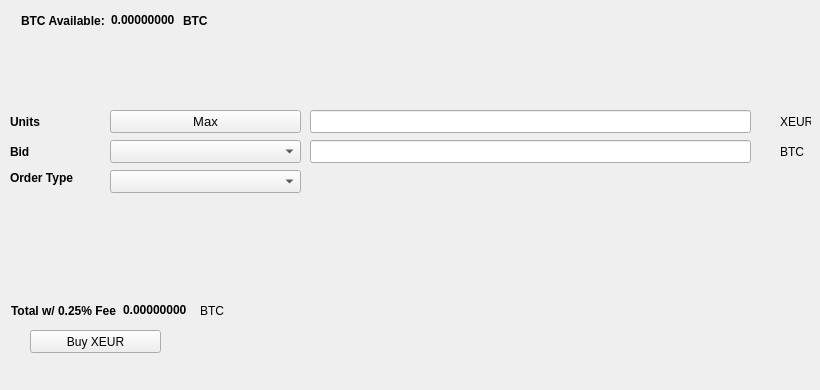
   <widget class="QWidget" name="BuyTab">
    <attribute name="title">
     <string>Buy</string>
    </attribute>
    <widget class="QPushButton" name="BuyXEUR">
     <property name="geometry">
      <rect>
       <x>30</x>
       <y>330</y>
       <width>131</width>
       <height>23</height>
      </rect>
     </property>
     <property name="text">
      <string>Buy XEUR</string>
     </property>
     <property name="icon">
      <iconset resource="../1eur.qrc">
       <normaloff>:/icons/bitcoin</normaloff>:/icons/bitcoin</iconset>
     </property>
    </widget>
    <widget class="QLabel" name="label_3">
     <property name="geometry">
      <rect>
       <x>10</x>
       <y>110</y>
       <width>46</width>
       <height>23</height>
      </rect>
     </property>
     <property name="font">
      <font>
       <weight>75</weight>
       <bold>true</bold>
      </font>
     </property>
     <property name="text">
      <string>Units</string>
     </property>
    </widget>
    <widget class="QLineEdit" name="UnitsInput">
     <property name="geometry">
      <rect>
       <x>310</x>
       <y>110</y>
       <width>441</width>
       <height>23</height>
      </rect>
     </property>
     <property name="font">
      <font>
       <pointsize>9</pointsize>
       <weight>75</weight>
       <bold>true</bold>
      </font>
     </property>
    </widget>
    <widget class="QLineEdit" name="BuyBidPriceEdit">
     <property name="geometry">
      <rect>
       <x>310</x>
       <y>140</y>
       <width>441</width>
       <height>23</height>
      </rect>
     </property>
     <property name="font">
      <font>
       <pointsize>9</pointsize>
       <weight>75</weight>
       <bold>true</bold>
      </font>
     </property>
    </widget>
    <widget class="QLabel" name="label_4">
     <property name="geometry">
      <rect>
       <x>780</x>
       <y>110</y>
       <width>31</width>
       <height>23</height>
      </rect>
     </property>
     <property name="text">
      <string>XEUR</string>
     </property>
    </widget>
    <widget class="QLabel" name="label_5">
     <property name="geometry">
      <rect>
       <x>780</x>
       <y>140</y>
       <width>31</width>
       <height>23</height>
      </rect>
     </property>
     <property name="text">
      <string>BTC</string>
     </property>
    </widget>
    <widget class="QLabel" name="label_6">
     <property name="geometry">
      <rect>
       <x>10</x>
       <y>140</y>
       <width>46</width>
       <height>23</height>
      </rect>
     </property>
     <property name="font">
      <font>
       <weight>75</weight>
       <bold>true</bold>
      </font>
     </property>
     <property name="text">
      <string>Bid</string>
     </property>
    </widget>
    <widget class="QLabel" name="label_7">
     <property name="geometry">
      <rect>
       <x>10</x>
       <y>170</y>
       <width>91</width>
       <height>16</height>
      </rect>
     </property>
     <property name="font">
      <font>
       <weight>75</weight>
       <bold>true</bold>
      </font>
     </property>
     <property name="text">
      <string>Order Type</string>
     </property>
    </widget>
    <widget class="QPushButton" name="Buy_Max_Amount">
     <property name="geometry">
      <rect>
       <x>110</x>
       <y>110</y>
       <width>191</width>
       <height>23</height>
      </rect>
     </property>
     <property name="font">
      <font>
       <pointsize>10</pointsize>
      </font>
     </property>
     <property name="text">
      <string>Max</string>
     </property>
    </widget>
    <widget class="QComboBox" name="BuyBidcomboBox">
     <property name="geometry">
      <rect>
       <x>110</x>
       <y>140</y>
       <width>191</width>
       <height>23</height>
      </rect>
     </property>
     <property name="font">
      <font>
       <pointsize>10</pointsize>
      </font>
     </property>
    </widget>
    <widget class="QComboBox" name="buyOrdertypeCombo">
     <property name="geometry">
      <rect>
       <x>110</x>
       <y>170</y>
       <width>191</width>
       <height>23</height>
      </rect>
     </property>
     <property name="font">
      <font>
       <pointsize>10</pointsize>
      </font>
     </property>
    </widget>
    <widget class="QWidget" name="layoutWidget1">
     <property name="geometry">
      <rect>
       <x>21</x>
       <y>11</y>
       <width>227</width>
       <height>19</height>
      </rect>
     </property>
     <layout class="QHBoxLayout" name="horizontalLayout_3">
      <item>
       <widget class="QLabel" name="label232">
        <property name="font">
         <font>
          <weight>75</weight>
          <bold>true</bold>
         </font>
        </property>
        <property name="text">
         <string>BTC Available:</string>
        </property>
       </widget>
      </item>
      <item>
       <widget class="QLabel" name="BtcAvailableLbl">
        <property name="palette">
         <palette>
          <active>
           <colorrole role="WindowText">
            <brush brushstyle="SolidPattern">
             <color alpha="255">
              <red>0</red>
              <green>0</green>
              <blue>0</blue>
             </color>
            </brush>
           </colorrole>
           <colorrole role="Button">
            <brush brushstyle="SolidPattern">
             <color alpha="255">
              <red>0</red>
              <green>170</green>
              <blue>0</blue>
             </color>
            </brush>
           </colorrole>
           <colorrole role="Light">
            <brush brushstyle="SolidPattern">
             <color alpha="255">
              <red>0</red>
              <green>255</green>
              <blue>0</blue>
             </color>
            </brush>
           </colorrole>
           <colorrole role="Midlight">
            <brush brushstyle="SolidPattern">
             <color alpha="255">
              <red>0</red>
              <green>212</green>
              <blue>0</blue>
             </color>
            </brush>
           </colorrole>
           <colorrole role="Dark">
            <brush brushstyle="SolidPattern">
             <color alpha="255">
              <red>0</red>
              <green>85</green>
              <blue>0</blue>
             </color>
            </brush>
           </colorrole>
           <colorrole role="Mid">
            <brush brushstyle="SolidPattern">
             <color alpha="255">
              <red>0</red>
              <green>113</green>
              <blue>0</blue>
             </color>
            </brush>
           </colorrole>
           <colorrole role="Text">
            <brush brushstyle="SolidPattern">
             <color alpha="255">
              <red>0</red>
              <green>170</green>
              <blue>0</blue>
             </color>
            </brush>
           </colorrole>
           <colorrole role="BrightText">
            <brush brushstyle="SolidPattern">
             <color alpha="255">
              <red>255</red>
              <green>255</green>
              <blue>255</blue>
             </color>
            </brush>
           </colorrole>
           <colorrole role="ButtonText">
            <brush brushstyle="SolidPattern">
             <color alpha="255">
              <red>0</red>
              <green>0</green>
              <blue>0</blue>
             </color>
            </brush>
           </colorrole>
           <colorrole role="Base">
            <brush brushstyle="SolidPattern">
             <color alpha="255">
              <red>255</red>
              <green>255</green>
              <blue>255</blue>
             </color>
            </brush>
           </colorrole>
           <colorrole role="Window">
            <brush brushstyle="SolidPattern">
             <color alpha="255">
              <red>0</red>
              <green>170</green>
              <blue>0</blue>
             </color>
            </brush>
           </colorrole>
           <colorrole role="Shadow">
            <brush brushstyle="SolidPattern">
             <color alpha="255">
              <red>0</red>
              <green>0</green>
              <blue>0</blue>
             </color>
            </brush>
           </colorrole>
           <colorrole role="AlternateBase">
            <brush brushstyle="SolidPattern">
             <color alpha="255">
              <red>127</red>
              <green>212</green>
              <blue>127</blue>
             </color>
            </brush>
           </colorrole>
           <colorrole role="ToolTipBase">
            <brush brushstyle="SolidPattern">
             <color alpha="255">
              <red>255</red>
              <green>255</green>
              <blue>220</blue>
             </color>
            </brush>
           </colorrole>
           <colorrole role="ToolTipText">
            <brush brushstyle="SolidPattern">
             <color alpha="255">
              <red>0</red>
              <green>0</green>
              <blue>0</blue>
             </color>
            </brush>
           </colorrole>
          </active>
          <inactive>
           <colorrole role="WindowText">
            <brush brushstyle="SolidPattern">
             <color alpha="255">
              <red>0</red>
              <green>0</green>
              <blue>0</blue>
             </color>
            </brush>
           </colorrole>
           <colorrole role="Button">
            <brush brushstyle="SolidPattern">
             <color alpha="255">
              <red>0</red>
              <green>170</green>
              <blue>0</blue>
             </color>
            </brush>
           </colorrole>
           <colorrole role="Light">
            <brush brushstyle="SolidPattern">
             <color alpha="255">
              <red>0</red>
              <green>255</green>
              <blue>0</blue>
             </color>
            </brush>
           </colorrole>
           <colorrole role="Midlight">
            <brush brushstyle="SolidPattern">
             <color alpha="255">
              <red>0</red>
              <green>212</green>
              <blue>0</blue>
             </color>
            </brush>
           </colorrole>
           <colorrole role="Dark">
            <brush brushstyle="SolidPattern">
             <color alpha="255">
              <red>0</red>
              <green>85</green>
              <blue>0</blue>
             </color>
            </brush>
           </colorrole>
           <colorrole role="Mid">
            <brush brushstyle="SolidPattern">
             <color alpha="255">
              <red>0</red>
              <green>113</green>
              <blue>0</blue>
             </color>
            </brush>
           </colorrole>
           <colorrole role="Text">
            <brush brushstyle="SolidPattern">
             <color alpha="255">
              <red>0</red>
              <green>170</green>
              <blue>0</blue>
             </color>
            </brush>
           </colorrole>
           <colorrole role="BrightText">
            <brush brushstyle="SolidPattern">
             <color alpha="255">
              <red>255</red>
              <green>255</green>
              <blue>255</blue>
             </color>
            </brush>
           </colorrole>
           <colorrole role="ButtonText">
            <brush brushstyle="SolidPattern">
             <color alpha="255">
              <red>0</red>
              <green>0</green>
              <blue>0</blue>
             </color>
            </brush>
           </colorrole>
           <colorrole role="Base">
            <brush brushstyle="SolidPattern">
             <color alpha="255">
              <red>255</red>
              <green>255</green>
              <blue>255</blue>
             </color>
            </brush>
           </colorrole>
           <colorrole role="Window">
            <brush brushstyle="SolidPattern">
             <color alpha="255">
              <red>0</red>
              <green>170</green>
              <blue>0</blue>
             </color>
            </brush>
           </colorrole>
           <colorrole role="Shadow">
            <brush brushstyle="SolidPattern">
             <color alpha="255">
              <red>0</red>
              <green>0</green>
              <blue>0</blue>
             </color>
            </brush>
           </colorrole>
           <colorrole role="AlternateBase">
            <brush brushstyle="SolidPattern">
             <color alpha="255">
              <red>127</red>
              <green>212</green>
              <blue>127</blue>
             </color>
            </brush>
           </colorrole>
           <colorrole role="ToolTipBase">
            <brush brushstyle="SolidPattern">
             <color alpha="255">
              <red>255</red>
              <green>255</green>
              <blue>220</blue>
             </color>
            </brush>
           </colorrole>
           <colorrole role="ToolTipText">
            <brush brushstyle="SolidPattern">
             <color alpha="255">
              <red>0</red>
              <green>0</green>
              <blue>0</blue>
             </color>
            </brush>
           </colorrole>
          </inactive>
          <disabled>
           <colorrole role="WindowText">
            <brush brushstyle="SolidPattern">
             <color alpha="255">
              <red>0</red>
              <green>85</green>
              <blue>0</blue>
             </color>
            </brush>
           </colorrole>
           <colorrole role="Button">
            <brush brushstyle="SolidPattern">
             <color alpha="255">
              <red>0</red>
              <green>170</green>
              <blue>0</blue>
             </color>
            </brush>
           </colorrole>
           <colorrole role="Light">
            <brush brushstyle="SolidPattern">
             <color alpha="255">
              <red>0</red>
              <green>255</green>
              <blue>0</blue>
             </color>
            </brush>
           </colorrole>
           <colorrole role="Midlight">
            <brush brushstyle="SolidPattern">
             <color alpha="255">
              <red>0</red>
              <green>212</green>
              <blue>0</blue>
             </color>
            </brush>
           </colorrole>
           <colorrole role="Dark">
            <brush brushstyle="SolidPattern">
             <color alpha="255">
              <red>0</red>
              <green>85</green>
              <blue>0</blue>
             </color>
            </brush>
           </colorrole>
           <colorrole role="Mid">
            <brush brushstyle="SolidPattern">
             <color alpha="255">
              <red>0</red>
              <green>113</green>
              <blue>0</blue>
             </color>
            </brush>
           </colorrole>
           <colorrole role="Text">
            <brush brushstyle="SolidPattern">
             <color alpha="255">
              <red>0</red>
              <green>85</green>
              <blue>0</blue>
             </color>
            </brush>
           </colorrole>
           <colorrole role="BrightText">
            <brush brushstyle="SolidPattern">
             <color alpha="255">
              <red>255</red>
              <green>255</green>
              <blue>255</blue>
             </color>
            </brush>
           </colorrole>
           <colorrole role="ButtonText">
            <brush brushstyle="SolidPattern">
             <color alpha="255">
              <red>0</red>
              <green>85</green>
              <blue>0</blue>
             </color>
            </brush>
           </colorrole>
           <colorrole role="Base">
            <brush brushstyle="SolidPattern">
             <color alpha="255">
              <red>0</red>
              <green>170</green>
              <blue>0</blue>
             </color>
            </brush>
           </colorrole>
           <colorrole role="Window">
            <brush brushstyle="SolidPattern">
             <color alpha="255">
              <red>0</red>
              <green>170</green>
              <blue>0</blue>
             </color>
            </brush>
           </colorrole>
           <colorrole role="Shadow">
            <brush brushstyle="SolidPattern">
             <color alpha="255">
              <red>0</red>
              <green>0</green>
              <blue>0</blue>
             </color>
            </brush>
           </colorrole>
           <colorrole role="AlternateBase">
            <brush brushstyle="SolidPattern">
             <color alpha="255">
              <red>0</red>
              <green>170</green>
              <blue>0</blue>
             </color>
            </brush>
           </colorrole>
           <colorrole role="ToolTipBase">
            <brush brushstyle="SolidPattern">
             <color alpha="255">
              <red>255</red>
              <green>255</green>
              <blue>220</blue>
             </color>
            </brush>
           </colorrole>
           <colorrole role="ToolTipText">
            <brush brushstyle="SolidPattern">
             <color alpha="255">
              <red>0</red>
              <green>0</green>
              <blue>0</blue>
             </color>
            </brush>
           </colorrole>
          </disabled>
         </palette>
        </property>
        <property name="font">
         <font>
          <weight>75</weight>
          <bold>true</bold>
         </font>
        </property>
        <property name="text">
         <string>0.00000000</string>
        </property>
        <property name="textInteractionFlags">
         <set>Qt::LinksAccessibleByMouse|Qt::TextSelectableByKeyboard|Qt::TextSelectableByMouse</set>
        </property>
       </widget>
      </item>
      <item>
       <widget class="QLabel" name="BtcAvailableLbl_2">
        <property name="font">
         <font>
          <weight>75</weight>
          <bold>true</bold>
         </font>
        </property>
        <property name="text">
         <string>BTC</string>
        </property>
       </widget>
      </item>
     </layout>
    </widget>
    <widget class="QWidget" name="layoutWidge2">
     <property name="geometry">
      <rect>
       <x>11</x>
       <y>301</y>
       <width>259</width>
       <height>19</height>
      </rect>
     </property>
     <layout class="QHBoxLayout" name="horizontalLayout_4">
      <item>
       <widget class="QLabel" name="label_9">
        <property name="font">
         <font>
          <weight>75</weight>
          <bold>true</bold>
         </font>
        </property>
        <property name="text">
         <string>Total w/ 0.25% Fee</string>
        </property>
       </widget>
      </item>
      <item>
       <widget class="QLabel" name="BuyCostLabel">
        <property name="palette">
         <palette>
          <active>
           <colorrole role="WindowText">
            <brush brushstyle="SolidPattern">
             <color alpha="255">
              <red>0</red>
              <green>0</green>
              <blue>0</blue>
             </color>
            </brush>
           </colorrole>
           <colorrole role="Button">
            <brush brushstyle="SolidPattern">
             <color alpha="255">
              <red>0</red>
              <green>170</green>
              <blue>0</blue>
             </color>
            </brush>
           </colorrole>
           <colorrole role="Light">
            <brush brushstyle="SolidPattern">
             <color alpha="255">
              <red>0</red>
              <green>255</green>
              <blue>0</blue>
             </color>
            </brush>
           </colorrole>
           <colorrole role="Midlight">
            <brush brushstyle="SolidPattern">
             <color alpha="255">
              <red>0</red>
              <green>212</green>
              <blue>0</blue>
             </color>
            </brush>
           </colorrole>
           <colorrole role="Dark">
            <brush brushstyle="SolidPattern">
             <color alpha="255">
              <red>0</red>
              <green>85</green>
              <blue>0</blue>
             </color>
            </brush>
           </colorrole>
           <colorrole role="Mid">
            <brush brushstyle="SolidPattern">
             <color alpha="255">
              <red>0</red>
              <green>113</green>
              <blue>0</blue>
             </color>
            </brush>
           </colorrole>
           <colorrole role="Text">
            <brush brushstyle="SolidPattern">
             <color alpha="255">
              <red>0</red>
              <green>170</green>
              <blue>0</blue>
             </color>
            </brush>
           </colorrole>
           <colorrole role="BrightText">
            <brush brushstyle="SolidPattern">
             <color alpha="255">
              <red>255</red>
              <green>255</green>
              <blue>255</blue>
             </color>
            </brush>
           </colorrole>
           <colorrole role="ButtonText">
            <brush brushstyle="SolidPattern">
             <color alpha="255">
              <red>0</red>
              <green>0</green>
              <blue>0</blue>
             </color>
            </brush>
           </colorrole>
           <colorrole role="Base">
            <brush brushstyle="SolidPattern">
             <color alpha="255">
              <red>255</red>
              <green>255</green>
              <blue>255</blue>
             </color>
            </brush>
           </colorrole>
           <colorrole role="Window">
            <brush brushstyle="SolidPattern">
             <color alpha="255">
              <red>0</red>
              <green>170</green>
              <blue>0</blue>
             </color>
            </brush>
           </colorrole>
           <colorrole role="Shadow">
            <brush brushstyle="SolidPattern">
             <color alpha="255">
              <red>0</red>
              <green>0</green>
              <blue>0</blue>
             </color>
            </brush>
           </colorrole>
           <colorrole role="AlternateBase">
            <brush brushstyle="SolidPattern">
             <color alpha="255">
              <red>127</red>
              <green>212</green>
              <blue>127</blue>
             </color>
            </brush>
           </colorrole>
           <colorrole role="ToolTipBase">
            <brush brushstyle="SolidPattern">
             <color alpha="255">
              <red>255</red>
              <green>255</green>
              <blue>220</blue>
             </color>
            </brush>
           </colorrole>
           <colorrole role="ToolTipText">
            <brush brushstyle="SolidPattern">
             <color alpha="255">
              <red>0</red>
              <green>0</green>
              <blue>0</blue>
             </color>
            </brush>
           </colorrole>
          </active>
          <inactive>
           <colorrole role="WindowText">
            <brush brushstyle="SolidPattern">
             <color alpha="255">
              <red>0</red>
              <green>0</green>
              <blue>0</blue>
             </color>
            </brush>
           </colorrole>
           <colorrole role="Button">
            <brush brushstyle="SolidPattern">
             <color alpha="255">
              <red>0</red>
              <green>170</green>
              <blue>0</blue>
             </color>
            </brush>
           </colorrole>
           <colorrole role="Light">
            <brush brushstyle="SolidPattern">
             <color alpha="255">
              <red>0</red>
              <green>255</green>
              <blue>0</blue>
             </color>
            </brush>
           </colorrole>
           <colorrole role="Midlight">
            <brush brushstyle="SolidPattern">
             <color alpha="255">
              <red>0</red>
              <green>212</green>
              <blue>0</blue>
             </color>
            </brush>
           </colorrole>
           <colorrole role="Dark">
            <brush brushstyle="SolidPattern">
             <color alpha="255">
              <red>0</red>
              <green>85</green>
              <blue>0</blue>
             </color>
            </brush>
           </colorrole>
           <colorrole role="Mid">
            <brush brushstyle="SolidPattern">
             <color alpha="255">
              <red>0</red>
              <green>113</green>
              <blue>0</blue>
             </color>
            </brush>
           </colorrole>
           <colorrole role="Text">
            <brush brushstyle="SolidPattern">
             <color alpha="255">
              <red>0</red>
              <green>170</green>
              <blue>0</blue>
             </color>
            </brush>
           </colorrole>
           <colorrole role="BrightText">
            <brush brushstyle="SolidPattern">
             <color alpha="255">
              <red>255</red>
              <green>255</green>
              <blue>255</blue>
             </color>
            </brush>
           </colorrole>
           <colorrole role="ButtonText">
            <brush brushstyle="SolidPattern">
             <color alpha="255">
              <red>0</red>
              <green>0</green>
              <blue>0</blue>
             </color>
            </brush>
           </colorrole>
           <colorrole role="Base">
            <brush brushstyle="SolidPattern">
             <color alpha="255">
              <red>255</red>
              <green>255</green>
              <blue>255</blue>
             </color>
            </brush>
           </colorrole>
           <colorrole role="Window">
            <brush brushstyle="SolidPattern">
             <color alpha="255">
              <red>0</red>
              <green>170</green>
              <blue>0</blue>
             </color>
            </brush>
           </colorrole>
           <colorrole role="Shadow">
            <brush brushstyle="SolidPattern">
             <color alpha="255">
              <red>0</red>
              <green>0</green>
              <blue>0</blue>
             </color>
            </brush>
           </colorrole>
           <colorrole role="AlternateBase">
            <brush brushstyle="SolidPattern">
             <color alpha="255">
              <red>127</red>
              <green>212</green>
              <blue>127</blue>
             </color>
            </brush>
           </colorrole>
           <colorrole role="ToolTipBase">
            <brush brushstyle="SolidPattern">
             <color alpha="255">
              <red>255</red>
              <green>255</green>
              <blue>220</blue>
             </color>
            </brush>
           </colorrole>
           <colorrole role="ToolTipText">
            <brush brushstyle="SolidPattern">
             <color alpha="255">
              <red>0</red>
              <green>0</green>
              <blue>0</blue>
             </color>
            </brush>
           </colorrole>
          </inactive>
          <disabled>
           <colorrole role="WindowText">
            <brush brushstyle="SolidPattern">
             <color alpha="255">
              <red>0</red>
              <green>85</green>
              <blue>0</blue>
             </color>
            </brush>
           </colorrole>
           <colorrole role="Button">
            <brush brushstyle="SolidPattern">
             <color alpha="255">
              <red>0</red>
              <green>170</green>
              <blue>0</blue>
             </color>
            </brush>
           </colorrole>
           <colorrole role="Light">
            <brush brushstyle="SolidPattern">
             <color alpha="255">
              <red>0</red>
              <green>255</green>
              <blue>0</blue>
             </color>
            </brush>
           </colorrole>
           <colorrole role="Midlight">
            <brush brushstyle="SolidPattern">
             <color alpha="255">
              <red>0</red>
              <green>212</green>
              <blue>0</blue>
             </color>
            </brush>
           </colorrole>
           <colorrole role="Dark">
            <brush brushstyle="SolidPattern">
             <color alpha="255">
              <red>0</red>
              <green>85</green>
              <blue>0</blue>
             </color>
            </brush>
           </colorrole>
           <colorrole role="Mid">
            <brush brushstyle="SolidPattern">
             <color alpha="255">
              <red>0</red>
              <green>113</green>
              <blue>0</blue>
             </color>
            </brush>
           </colorrole>
           <colorrole role="Text">
            <brush brushstyle="SolidPattern">
             <color alpha="255">
              <red>0</red>
              <green>85</green>
              <blue>0</blue>
             </color>
            </brush>
           </colorrole>
           <colorrole role="BrightText">
            <brush brushstyle="SolidPattern">
             <color alpha="255">
              <red>255</red>
              <green>255</green>
              <blue>255</blue>
             </color>
            </brush>
           </colorrole>
           <colorrole role="ButtonText">
            <brush brushstyle="SolidPattern">
             <color alpha="255">
              <red>0</red>
              <green>85</green>
              <blue>0</blue>
             </color>
            </brush>
           </colorrole>
           <colorrole role="Base">
            <brush brushstyle="SolidPattern">
             <color alpha="255">
              <red>0</red>
              <green>170</green>
              <blue>0</blue>
             </color>
            </brush>
           </colorrole>
           <colorrole role="Window">
            <brush brushstyle="SolidPattern">
             <color alpha="255">
              <red>0</red>
              <green>170</green>
              <blue>0</blue>
             </color>
            </brush>
           </colorrole>
           <colorrole role="Shadow">
            <brush brushstyle="SolidPattern">
             <color alpha="255">
              <red>0</red>
              <green>0</green>
              <blue>0</blue>
             </color>
            </brush>
           </colorrole>
           <colorrole role="AlternateBase">
            <brush brushstyle="SolidPattern">
             <color alpha="255">
              <red>0</red>
              <green>170</green>
              <blue>0</blue>
             </color>
            </brush>
           </colorrole>
           <colorrole role="ToolTipBase">
            <brush brushstyle="SolidPattern">
             <color alpha="255">
              <red>255</red>
              <green>255</green>
              <blue>220</blue>
             </color>
            </brush>
           </colorrole>
           <colorrole role="ToolTipText">
            <brush brushstyle="SolidPattern">
             <color alpha="255">
              <red>0</red>
              <green>0</green>
              <blue>0</blue>
             </color>
            </brush>
           </colorrole>
          </disabled>
         </palette>
        </property>
        <property name="font">
         <font>
          <weight>75</weight>
          <bold>true</bold>
         </font>
        </property>
        <property name="autoFillBackground">
         <bool>false</bool>
        </property>
        <property name="text">
         <string>0.00000000</string>
        </property>
        <property name="textInteractionFlags">
         <set>Qt::LinksAccessibleByMouse|Qt::TextSelectableByMouse</set>
        </property>
       </widget>
      </item>
      <item>
       <widget class="QLabel" name="label_10">
        <property name="font">
         <font>
          <weight>50</weight>
          <bold>false</bold>
         </font>
        </property>
        <property name="text">
         <string>BTC</string>
        </property>
       </widget>
      </item>
     </layout>
    </widget>
    <widget class="QLabel" name="label_24">
     <property name="geometry">
      <rect>
       <x>460</x>
       <y>300</y>
       <width>281</width>
       <height>81</height>
      </rect>
     </property>
     <property name="text">
      <string/>
     </property>
     <property name="pixmap">
      <pixmap>:/images/bittrex</pixmap>
     </property>
    </widget>
   </widget>
